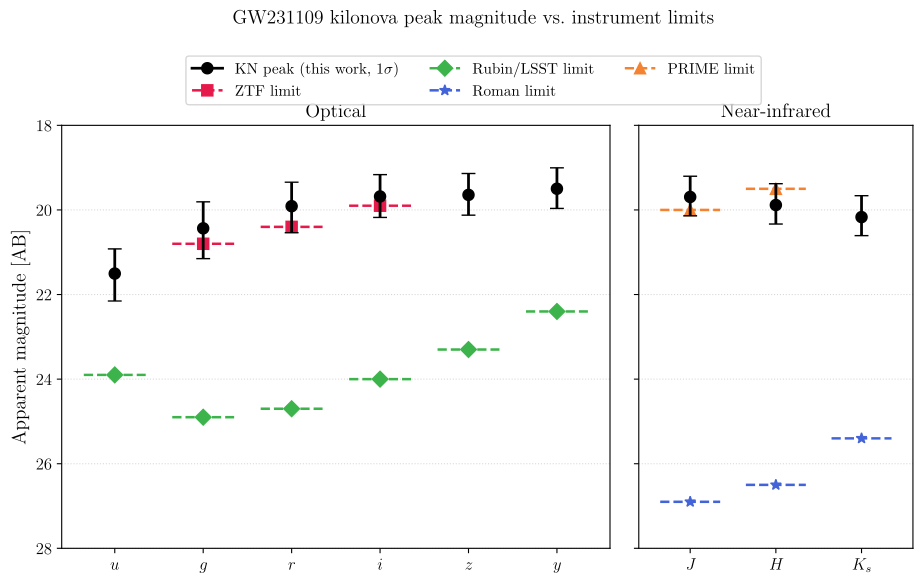

Reproduce this figure in Python.
"""
Peak magnitude detectability analysis for GW231109 kilonova.

Reads the pre-computed lightcurve posteriors (lc_data_band.dat),
finds the peak (brightest) apparent magnitude in each filter, and
compares against the single-visit limiting magnitudes of key wide-field
follow-up instruments.  Produces a summary plot and prints a detection
table to stdout.

Usage:
    python peak_detectability.py [path/to/lc_data_band.dat]

Default data file: lc_data_band.dat (same directory as this script).
"""

import sys
import os
import numpy as np
import pandas as pd
import matplotlib.pyplot as plt
from matplotlib.lines import Line2D

plt.rcParams.update({
    'text.usetex': True,
    'font.family': 'serif',
    'font.size': 13,
    'axes.labelsize': 14,
    'xtick.labelsize': 12,
    'ytick.labelsize': 12,
})

# ---------------------------------------------------------------------------
# Instrument limiting magnitudes (single-visit, 5σ, AB)
# All values taken from:
#   Chase, O'Connor, Fryer et al. 2022, ApJ 927, 163 (arXiv:2105.12268)
#   "Kilonova Detectability with Wide-field Instruments"
# Explicitly quoted in em_references_discussion.tex (claude_output/EM_data/):
#   ZTF r ~ 20.4 AB; Rubin/LSST r ~ 24.7 AB;
#   Roman H ~ 26.5 AB (reaches z~1); PRIME H ~ 19–20 AB (stacking needed at 165 Mpc)
# Multi-band values for same instruments are also from Chase et al. 2022.
# ---------------------------------------------------------------------------

# Structure: {instrument_name: {filter_key: limit_mag, ...}, ...}
# Filter keys must match the column prefix in lc_data_band.dat
INSTRUMENTS = {
    'ZTF': {
        'ps1::g': 20.8,
        'ps1::r': 20.4,   # Chase et al. 2022
        'ps1::i': 19.9,
    },
    'Rubin/LSST': {
        'sdssu':  23.9,
        'ps1::g': 24.9,
        'ps1::r': 24.7,   # Chase et al. 2022
        'ps1::i': 24.0,
        'ps1::z': 23.3,
        'ps1::y': 22.4,
    },
    'Roman': {
        '2massj':  26.9,
        '2massh':  26.5,   # Chase et al. 2022 (H-band, reaches z~1)
        '2massks': 25.4,
    },
    'PRIME': {
        '2massj':  20.0,
        '2massh':  19.5,   # Chase et al. 2022: "~19–20 AB"; stacking needed at 165 Mpc
    },
}

# Display labels for filters
FILTER_LABELS = {
    'sdssu':   r'$u$',
    'ps1::g':  r'$g$',
    'ps1::r':  r'$r$',
    'ps1::i':  r'$i$',
    'ps1::z':  r'$z$',
    'ps1::y':  r'$y$',
    '2massj':  r'$J$',
    '2massh':  r'$H$',
    '2massks': r'$K_s$',
}

FILTER_ORDER = ['sdssu', 'ps1::g', 'ps1::r', 'ps1::i',
                'ps1::z', 'ps1::y', '2massj', '2massh', '2massks']

INSTRUMENT_COLORS = {
    'ZTF':        '#e6194b',
    'Rubin/LSST': '#3cb44b',
    'Roman':      '#4363d8',
    'PRIME':      '#f58231',
}

INSTRUMENT_MARKERS = {
    'ZTF':        's',
    'Rubin/LSST': 'D',
    'Roman':      '*',
    'PRIME':      '^',
}

# ---------------------------------------------------------------------------

def load_lightcurves(data_file):
    df = pd.read_csv(data_file, sep=' ', header=0)
    return df


def compute_peak_magnitudes(df, filters):
    """
    For each filter, find the peak (minimum) apparent magnitude in the
    GW231109 posterior (median, 16th, 84th percentiles of the full posterior).
    Returns a dict: {filter: {'peak_med', 'peak_lo', 'peak_hi', 'peak_time'}}
    """
    peaks = {}
    for filt in filters:
        col_med = f'{filt}_median'
        col_lo  = f'{filt}_16pt'
        col_hi  = f'{filt}_84pt'
        if col_med not in df.columns:
            continue
        # peak = minimum of the median light curve (ignoring non-finite values)
        valid = np.isfinite(df[col_med])
        if not valid.any():
            continue
        idx_peak = df.loc[valid, col_med].idxmin()
        peaks[filt] = {
            'peak_med':  df.loc[idx_peak, col_med],
            'peak_lo':   df.loc[idx_peak, col_lo],
            'peak_hi':   df.loc[idx_peak, col_hi],
            'peak_time': df.loc[idx_peak, 'sample_times'],
        }
    return peaks


def print_detection_table(peaks, instruments):
    """Print a detection summary table to stdout."""
    header = f"{'Filter':<10} {'Peak (median)':<16} {'1σ range':<20} {'Peak time':>10}   Detectable by"
    print()
    print("=" * 90)
    print("  GW231109 kilonova — peak apparent magnitude vs instrument limits")
    print("  Source for instrument limits: Chase et al. 2022, ApJ 927, 163 (arXiv:2105.12268)")
    print("  'Kilonova Detectability with Wide-field Instruments'")
    print("=" * 90)
    print()
    print("  HOW TO READ: smaller magnitude number = brighter source.")
    print("  A source is DETECTABLE if its peak magnitude < instrument limit")
    print("  (i.e. the KN peak appears ABOVE the instrument limit line in the plot).")
    print()
    print(header)
    print("-" * 90)

    for filt in FILTER_ORDER:
        if filt not in peaks:
            continue
        p = peaks[filt]
        label = FILTER_LABELS[filt].replace('$', '').replace('\\', '')
        range_str = f"[{p['peak_lo']:.1f}, {p['peak_hi']:.1f}]"
        detectable_by = []
        not_detectable_by = []
        for inst_name, inst_limits in instruments.items():
            if filt in inst_limits:
                lim = inst_limits[filt]
                if p['peak_med'] <= lim:
                    detectable_by.append(f"{inst_name} (limit {lim:.1f})")
                else:
                    not_detectable_by.append(f"{inst_name} (limit {lim:.1f}, too faint)")
        det_str = ", ".join(detectable_by) if detectable_by else "None"
        if not_detectable_by:
            det_str += "  |  NOT: " + ", ".join(not_detectable_by)
        print(f"  {label:<8} {p['peak_med']:>12.2f}   {range_str:<20} {p['peak_time']:>6.2f} d   {det_str}")

    print("=" * 90)
    print()
    print("  Instrument single-visit 5σ limiting magnitudes (AB) — all from Chase et al. 2022:")
    print()
    for inst_name, inst_limits in instruments.items():
        filt_str = ", ".join(
            f"{FILTER_LABELS[f].replace('$','').replace(chr(92),'')}={v:.1f}"
            for f, v in inst_limits.items()
            if f in peaks
        )
        if filt_str:
            print(f"    {inst_name:<15}: {filt_str}")
    print("=" * 90)
    print()


def make_detectability_plot(peaks, instruments, output_file='peak_detectability.pdf'):
    """
    Two-panel figure: left = optical, right = nIR.
    For each filter: peak magnitude as filled circle with 1σ error bars.
    Instrument limits shown as coloured dashed lines with markers.

    HOW TO READ THE PLOT
    --------------------
    The y-axis is inverted: brighter sources sit higher (smaller magnitude number).
    A kilonova is DETECTABLE by an instrument if its black data point lies ABOVE
    (higher than) the instrument's coloured limit marker.
    Conversely, if the black point is BELOW a coloured marker, the KN is too faint
    for that instrument to detect in a single visit.

    Instrument limits source: Chase et al. 2022, ApJ 927, 163 (arXiv:2105.12268),
    "Kilonova Detectability with Wide-field Instruments."
    """
    optical_filts = ['sdssu', 'ps1::g', 'ps1::r', 'ps1::i', 'ps1::z', 'ps1::y']
    nir_filts     = ['2massj', '2massh', '2massks']

    opt_avail = [f for f in optical_filts if f in peaks]
    nir_avail = [f for f in nir_filts     if f in peaks]

    fig, axes = plt.subplots(1, 2, figsize=(11, 5.5),
                             gridspec_kw={'width_ratios': [len(opt_avail), len(nir_avail)],
                                          'wspace': 0.07})

    # magnitude axis runs brighter (smaller) at top
    MAG_MIN, MAG_MAX = 18.0, 28.0

    for ax, filt_list, group_label in zip(
            axes,
            [opt_avail, nir_avail],
            ['Optical', 'Near-infrared']):

        x_positions = np.arange(len(filt_list))
        ax.set_xlim(-0.6, len(filt_list) - 0.4)
        ax.set_ylim(MAG_MAX, MAG_MIN)   # inverted: bright at top
        ax.set_xticks(x_positions)
        ax.set_xticklabels([FILTER_LABELS[f] for f in filt_list])
        ax.set_title(group_label, fontsize=14, pad=6)
        ax.yaxis.grid(True, linestyle=':', alpha=0.5, zorder=0)
        ax.set_axisbelow(True)

        # --- instrument limiting magnitudes ---
        for inst_name, inst_limits in instruments.items():
            inst_color  = INSTRUMENT_COLORS[inst_name]
            inst_marker = INSTRUMENT_MARKERS[inst_name]
            for xi, filt in enumerate(filt_list):
                if filt not in inst_limits:
                    continue
                lim = inst_limits[filt]
                # horizontal tick spanning ±0.35 of the cell
                ax.hlines(lim, xi - 0.35, xi + 0.35,
                          color=inst_color, linewidth=1.8,
                          linestyle='--', zorder=2)
                ax.plot(xi, lim, marker=inst_marker,
                        color=inst_color, markersize=8, zorder=3)

        # --- peak magnitudes with error bars ---
        for xi, filt in enumerate(filt_list):
            p = peaks[filt]
            err_lo = abs(p['peak_med'] - p['peak_lo'])
            err_hi = abs(p['peak_hi'] - p['peak_med'])
            ax.errorbar(xi, p['peak_med'],
                        yerr=[[err_lo], [err_hi]],
                        fmt='o', color='black',
                        markersize=8, linewidth=2,
                        capsize=5, zorder=5,
                        label='KN peak (this work)' if xi == 0 else '')

    # shared y-label on the left panel only
    axes[0].set_ylabel('Apparent magnitude [AB]', fontsize=14)
    axes[1].tick_params(labelleft=False)

    # --- legend ---
    legend_handles = [
        Line2D([0], [0], marker='o', color='black', markersize=8,
               linewidth=2, label='KN peak (this work, 1$\\sigma$)'),
    ]
    for inst_name in instruments:
        c = INSTRUMENT_COLORS[inst_name]
        m = INSTRUMENT_MARKERS[inst_name]
        legend_handles.append(
            Line2D([0], [0], marker=m, color=c, markersize=8,
                   linewidth=1.8, linestyle='--',
                   label=f'{inst_name} limit')
        )

    fig.legend(handles=legend_handles,
               loc='upper center',
               bbox_to_anchor=(0.5, 1.02),
               ncol=3, fontsize=11, frameon=True)

    fig.suptitle(r'GW231109 kilonova peak magnitude vs.\ instrument limits',
                 y=1.09, fontsize=14)

    plt.savefig(output_file, bbox_inches='tight')
    print(f"  Plot saved → {output_file}")
    return fig


# ---------------------------------------------------------------------------

def main():
    script_dir = os.path.dirname(os.path.abspath(__file__))
    default_data = os.path.join(script_dir, 'lc_data_band.dat')

    data_file   = sys.argv[1] if len(sys.argv) > 1 else default_data
    output_file = sys.argv[2] if len(sys.argv) > 2 else \
        os.path.join(script_dir, 'peak_detectability.pdf')

    print(f"\nLoading lightcurves from: {data_file}")
    df = load_lightcurves(data_file)

    peaks = compute_peak_magnitudes(df, FILTER_ORDER)

    print_detection_table(peaks, INSTRUMENTS)
    make_detectability_plot(peaks, INSTRUMENTS, output_file)


if __name__ == '__main__':
    main()
